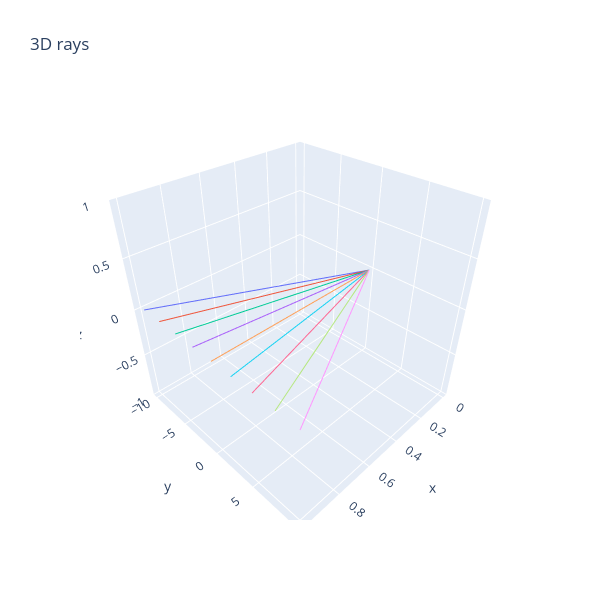

Source (notebook cell):
### Markdown cell above
we'll make a function that generates some rays coming out of the origin. Which will take (0,0,0)

### Code cell
def make_rays_1d(num_pixels: int, y_limit: float) -> Tensor:
    """
    num_pixels: The number of pixels in the y dimension. Since there is one ray per pixel, this is
        also the number of rays.
    y_limit: At x=1, the rays should extend from -y_limit to +y_limit, inclusive of both endpoints.

    Returns: shape (num_pixels, num_points=2, num_dim=3) where the num_points dimension contains
        (origin, direction) and the num_dim dimension contains xyz.

    Example of make_rays_1d(9, 1.0): [
        [[0, 0, 0], [1, -1.0, 0]],
        [[0, 0, 0], [1, -0.75, 0]],
        [[0, 0, 0], [1, -0.5, 0]],
        ...
        [[0, 0, 0], [1, 0.75, 0]],
        [[0, 0, 0], [1, 1, 0]],
    ]
    """
    ## we'll use torch.linspace 
    y = t.linspace(-y_limit, y_limit, num_pixels)
    x= t.ones_like(y)
    z= t.zeros_like(y)
    ## stack columns
    result = t.stack([x,y,z], dim=1)
    ## add the origin points
    origin_points = t.zeros_like(result)
    return t.stack([origin_points, result], dim=1)


rays1d = make_rays_1d(9, 10.0)
fig = render_lines_with_plotly(rays1d)

### Figure 1 — Plotly figure (JSON) as saved in the notebook; plotly's stock layout.template omitted (floating-point values rounded to 4 significant figures)
{"data": [{"mode": "lines", "type": "scatter3d", "x": [0.0, 1.0], "y": [0.0, -10.0], "z": [0.0, 0.0]}, {"mode": "lines", "type": "scatter3d", "x": [0.0, 1.0], "y": [0.0, -7.5], "z": [0.0, 0.0]}, {"mode": "lines", "type": "scatter3d", "x": [0.0, 1.0], "y": [0.0, -5.0], "z": [0.0, 0.0]}, {"mode": "lines", "type": "scatter3d", "x": [0.0, 1.0], "y": [0.0, -2.5], "z": [0.0, 0.0]}, {"mode": "lines", "type": "scatter3d", "x": [0.0, 1.0], "y": [0.0, 0.0], "z": [0.0, 0.0]}, {"mode": "lines", "type": "scatter3d", "x": [0.0, 1.0], "y": [0.0, 2.5], "z": [0.0, 0.0]}, {"mode": "lines", "type": "scatter3d", "x": [0.0, 1.0], "y": [0.0, 5.0], "z": [0.0, 0.0]}, {"mode": "lines", "type": "scatter3d", "x": [0.0, 1.0], "y": [0.0, 7.5], "z": [0.0, 0.0]}, {"mode": "lines", "type": "scatter3d", "x": [0.0, 1.0], "y": [0.0, 10.0], "z": [0.0, 0.0]}], "layout": {"height": 600, "showlegend": false, "title": {"text": "3D rays"}, "width": 600}}
